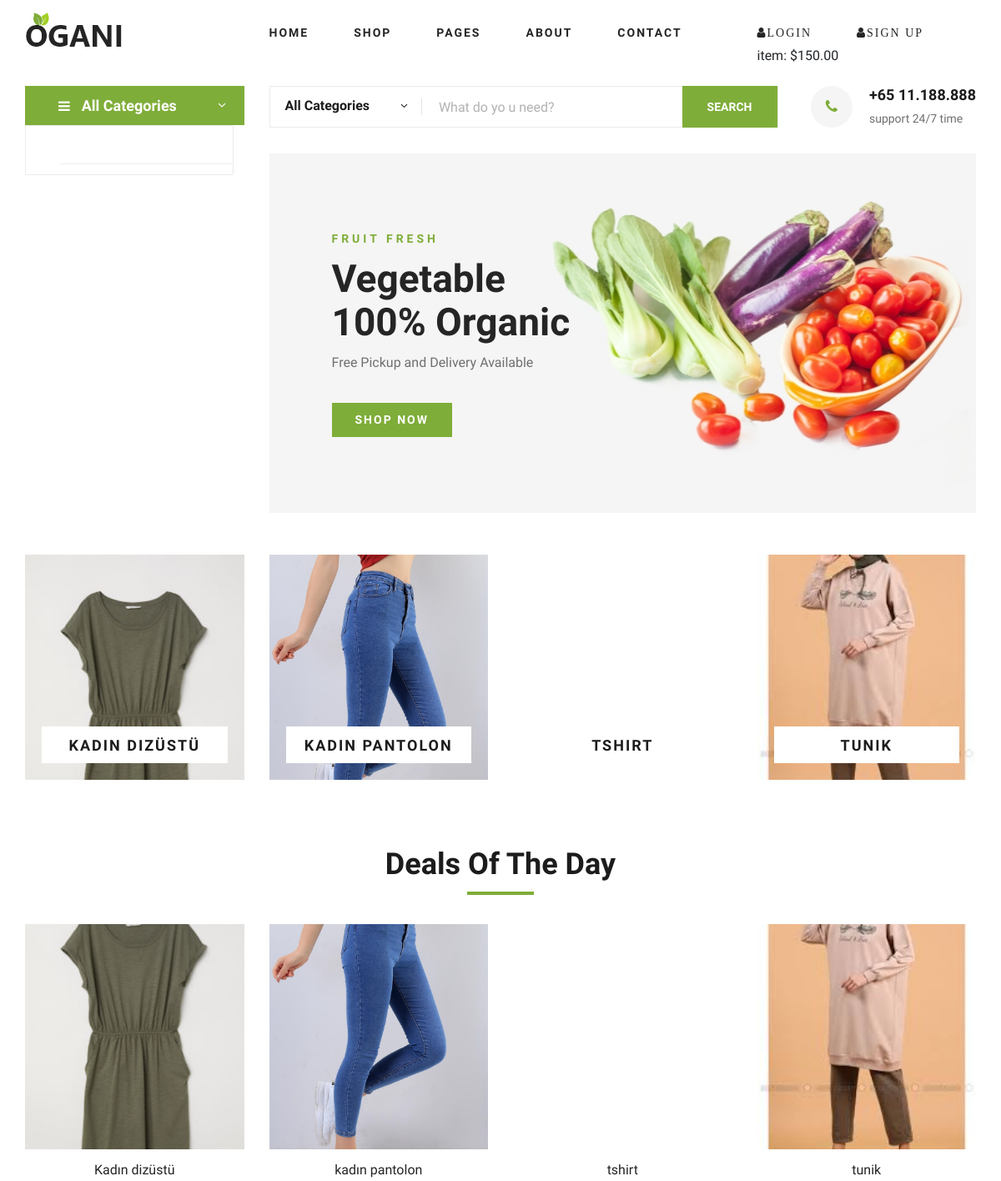
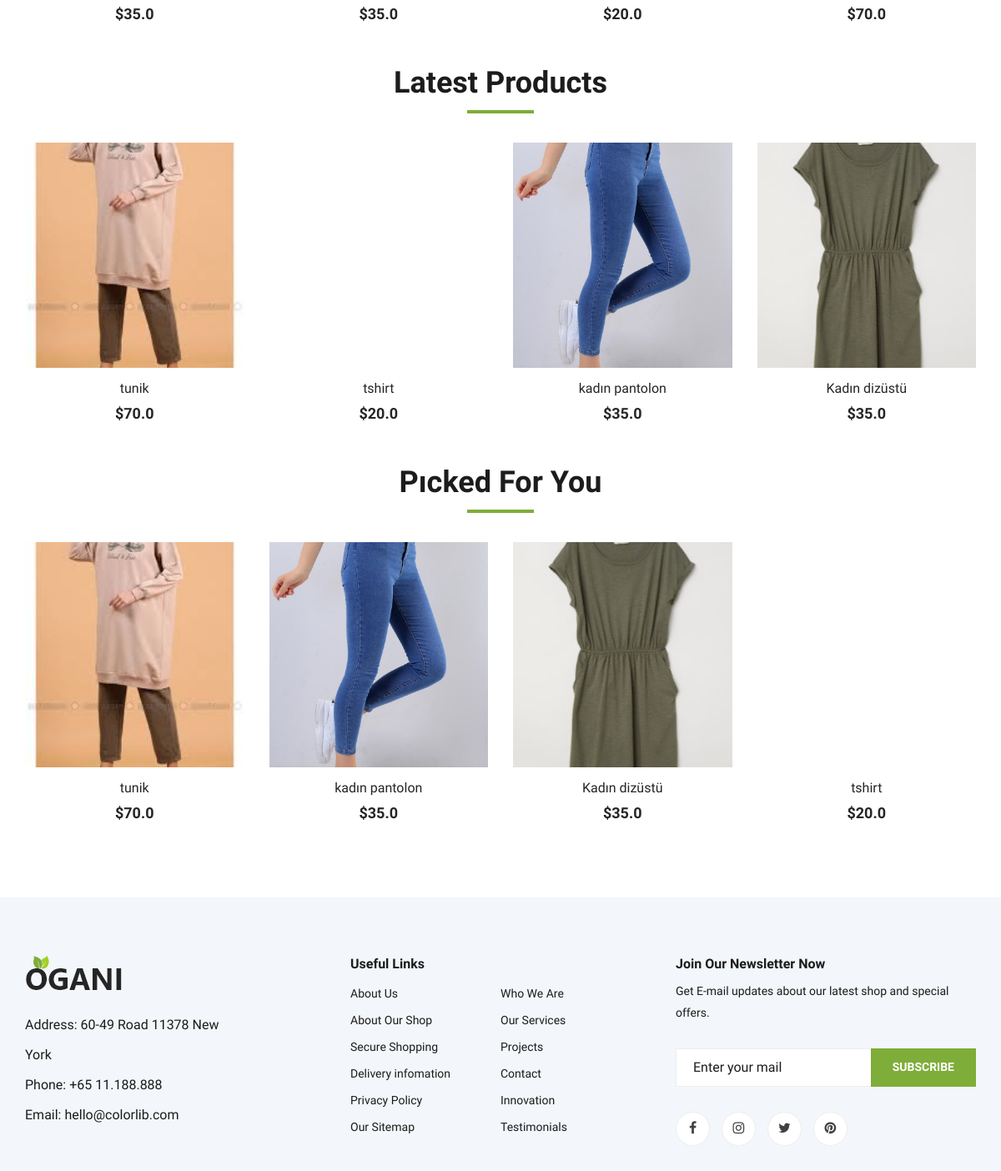
The page / on the database its author committed (2 pictures, top to bottom).
### Produce/models.py (models this page shows, shortened)
class Produce(models.Model):
        STATUS = (
            ('True', 'Evet'),
            ('False', 'Hayır'),
        )
        category = models.ForeignKey(Category, on_delete=models.CASCADE)  # category tablosu ile ilişki
        title = models.CharField(blank=True, max_length=100)
        keywords = models.CharField(blank=True, max_length=255)
        description = models.CharField(blank=True, max_length=255)
        image = models.ImageField(blank=True, upload_to='images/')
        cost=models.FloatField()
        Quantity=models.IntegerField()
        slug=models.SlugField(null=False, unique=True)
        detail = RichTextUploadingField()
        status = models.CharField(max_length=10, choices=STATUS)
        created_at = models.DateTimeField(auto_now_add=True)
        updated_at = models.DateTimeField(auto_now=True)
        def image_tag(self):
            return  mark_safe('<img src ="{}" height="50"/>'.format(self.image.url))
        image_tag.short_description='Image'

### home/views.py (the view)
# urls.py: path('',views.index,name='index'),
def index(request):
    setting=Setting.objects.get(pk=1)
    sliderdata=Produce.objects.all()[:5]
    dayproducts=Produce.objects.all()[:4]
    lastproducts = Produce.objects.all().order_by('-id')[:4]
    randomproducts = Produce.objects.all().order_by('?')[:4]
    category=Category.objects.all()
    context={'setting':setting,'page':'home',
             'sliderdata':sliderdata,'category':category
             ,'dayproducts':dayproducts,'lastproducts':lastproducts
             ,'randomproducts':randomproducts}
    return render(request,'index.html',context)

### home/templates/index.html (shortened to what this page needs)
{% extends "homebase.html" %}
{% block slider %} {% include "slider.html" %}{% endblock %}
{% block content %}{% include "content.html" %} {% endblock %}

### home/templates/slider.html
{% load static %}
<section class="categories">
        <div class="container">
            <div class="row">
                <div class="categories__slider owl-carousel">
                    {% for rs in sliderdata %}
                    <div class="col-lg-3">
                        <div class="categories__item set-bg" data-setbg="{{  rs.image.url }}">
                            <h5><a href="/produce/{{ rs.id }}/{{ rs.slug }}">{{ rs.title }}</a></h5>
                        </div>
                    </div>
                    {% endfor %}
                </div>
            </div>
        </div>
    </section>

### home/templates/content.html (shortened to what this page needs)
{% load static %}
<section class="featured spad">
    <div class="container">
        <div class="col-lg-12">
            <div class="section-title">
                <h2>Deals Of The Day</h2>
            </div>
        </div>
        <div class="row featured__filter">
            {% for rs in dayproducts %}
                <div class="col-lg-3 col-md-4 col-sm-6 mix oranges fresh-meat">
                    <div class="featured__item">
                        <div class="featured__item__pic set-bg" data-setbg="{{rs.image.url}}">
                        </div>
                        <div class="featured__item__text">
                            <h6><a href="/produce/{{ rs.id }}/{{ rs.slug }}">{{ rs.title}}</a></h6>
                            <h5>${{ rs.cost }}</h5>
                        </div>
                    </div>
                </div>
            {% endfor %}
            <div class="col-lg-12">
                <div class="section-title">
                    <h2>Latest Products</h2>
                </div>
            </div>
            {% for rs in lastproducts %}
                <div class="col-lg-3 col-md-4 col-sm-6 mix vegetables fastfood">
                    <div class="featured__item">
                        <div class="featured__item__pic set-bg" data-setbg="{{rs.image.url}}">
                        </div>
                        <div class="featured__item__text">
                            <h6><a href="/produce/{{ rs.id }}/{{ rs.slug }}">{{ rs.title}}</a></h6>
                            <h5>${{ rs.cost }}</h5>
                        </div>
                    </div>
                </div>
            {% endfor %}
            <div class="col-lg-12">
                <div class="section-title">
                    <h2>Pıcked For You</h2>
                </div>
            </div>
            {% for rs in randomproducts %}
                <div class="col-lg-3 col-md-4 col-sm-6 mix vegetables fresh-meat">
                    <div class="featured__item">
                        <div class="featured__item__pic set-bg" data-setbg="{{rs.image.url}}">
                        </div>
                        <div class="featured__item__text">
                            <h6><a href="/produce/{{ rs.id }}/{{ rs.slug }}">{{ rs.title }}</a></h6>
                            <h5>${{ rs.cost }}</h5>
                        </div>
                    </div>
                </div>
            {% endfor %}
        </div>
    </div>
</section>

### home/static/css/dropdd.css (style rules this page uses)
body { background: #fff; overflow-x:hidden; }

### home/static/css/style.css (style rules this page uses)
html, body { height: 100%; font-family: "Cairo", sans-serif; -webkit-font-smoothing: antialiased; font-smoothing: antialiased; }
h1, h2, h3, h4, h5, h6 { margin: 0; color: #111111; font-weight: 400; font-family: "Cairo", sans-serif; }
h2 { font-size: 36px; }
h5 { font-size: 18px; }
h6 { font-size: 16px; }
.section-title { margin-bottom: 50px; text-align: center; }
.section-title h2 { color: #1c1c1c; font-weight: 700; position: relative; }
.section-title h2:after { position: absolute; left: 0; bottom: -15px; right: 0; height: 4px; width: 80px; background: #7fad39; content: ""; margin: 0 auto; }
.set-bg { background-repeat: no-repeat; background-size: cover; background-position: top center; }
.spad { padding-top: 100px; padding-bottom: 100px; }
.categories__item { height: 270px; position: relative; }
.categories__item h5 { position: absolute; left: 0; width: 100%; padding: 0 20px; bottom: 20px; text-align: center; }
.categories__item h5 a { font-size: 18px; color: #1c1c1c; font-weight: 700; text-transform: uppercase; letter-spacing: 2px; padding: 12px 0 10px; background: #ffffff; display: block; }
.categories__slider .col-lg-3 { max-width: 100%; }
.featured { padding-top: 80px; padding-bottom: 40px; }
.featured__item { margin-bottom: 50px; }
.featured__item__pic { height: 270px; position: relative; overflow: hidden; background-position: center center; }
.featured__item__text { text-align: center; padding-top: 15px; }
.featured__item__text h6 { margin-bottom: 10px; }
.featured__item__text h6 a { color: #252525; }
.featured__item__text h5 { color: #252525; font-weight: 700; }
@media only screen and (min-width: 1200px) { .container { max-width: 1170px; } }

### rows shown on the page
Produce: shows a picture, title "KADIN DIZÜSTÜ", title "Kadın dizüstü", cost "35.0"
Produce: shows a picture, title "KADIN PANTOLON", title "kadın pantolon", cost "35.0"
Produce: title "TSHIRT", title "tshirt", cost "20.0"
Produce: shows a picture, title "TUNIK", title "tunik", cost "70.0"
